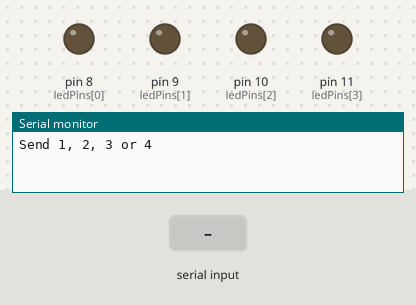
Simulated run of this sketch. Board: Arduino Uno, built with avr-gcc and run on an emulated ATmega328P. Parts: output pins drawn as LEDs (lit = HIGH), the last lines printed to the serial monitor. The test bench sets the inputs (shaded band).

Above: at 1.2 s.
1.3 s: "90,45\n" received over Serial
At 2.2 s:
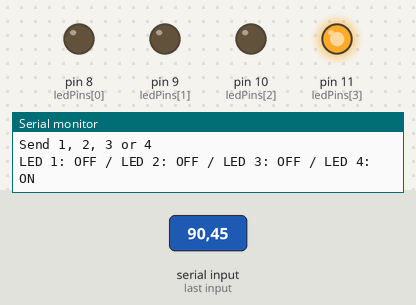
2.8 s: "30,150\n" received over Serial
At 3.4 s:
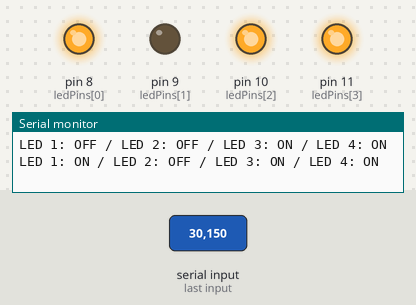
4.3 s: "200\n" received over Serial
At 5.5 s:
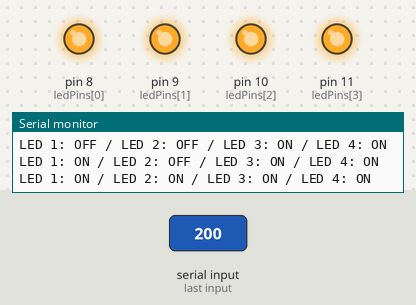
5.8 s: "90,45\n" received over Serial
At 6.9 s:
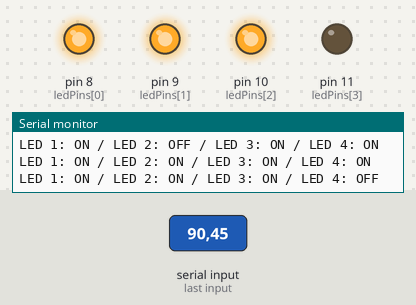
7.3 s: "30,150\n" received over Serial
At 8.0 s:
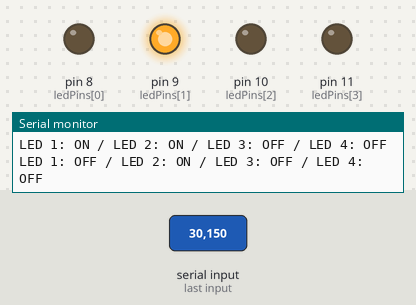
Timing chart, 0 to 9.8 s (numbered marks = the images above; inputs shaded):
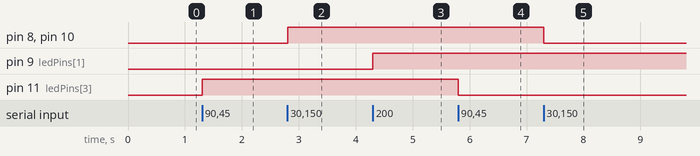

The sketch:

ManualLightControl.ino
```cpp
const int numLEDs = 4;
int ledPins[numLEDs] = {8, 9, 10, 11};
bool ledState[numLEDs] = {false, false, false, false};

void setup() {
  Serial.begin(9600);

  for (int i = 0; i < numLEDs; i++) {
    pinMode(ledPins[i], OUTPUT);
  }

  Serial.println("Send 1, 2, 3 or 4");
}

void loop() {
  int inputValue = getInput();   // get input from wherever
  if (inputValue != 0) {
    toggleLED(inputValue);
    printStates();
  }
}

int getInput() {
  if (Serial.available() > 0) {
    char input = Serial.read();

    if (input >= '1' && input <= '4') {
      return input - '0';   // converts '1' to 1, '2' to 2, etc.
    }
  }

  return 0;   // no valid input
}

void toggleLED(int ledNumber) {
  int index = ledNumber - 1;

  ledState[index] = !ledState[index];
  digitalWrite(ledPins[index], ledState[index]);
}

void printStates() {
  for (int i = 0; i < numLEDs; i++) {
    Serial.print("LED ");
    Serial.print(i + 1);
    Serial.print(": ");
    Serial.print(ledState[i] ? "ON" : "OFF");

    if (i < numLEDs - 1) {
      Serial.print(" / ");
    }
  }
  Serial.println();
}
```

Measured:
- after the input at 1.3 s, pin 11 (ledPins[3]): LOW → HIGH at once
- after the input at 2.8 s, pin 8 (ledPins[0]), pin 10 (ledPins[2]): LOW → HIGH at once
- after the input at 4.3 s, pin 9 (ledPins[1]): LOW → HIGH at once
- after the input at 5.8 s, pin 11 (ledPins[3]): HIGH → LOW at once
- after the input at 7.3 s, pin 8 (ledPins[0]), pin 10 (ledPins[2]): HIGH → LOW at once
